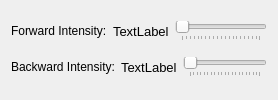
               <widget class="QWidget" name="tab_7">
                <attribute name="title">
                 <string>BOTH_FORWARD_MODE</string>
                </attribute>
                <layout class="QVBoxLayout" name="verticalLayout_12">
                 <item>
                  <layout class="QHBoxLayout" name="horizontalLayout_25">
                   <item>
                    <widget class="QLabel" name="label_30">
                     <property name="text">
                      <string>Forward Intensity:</string>
                     </property>
                    </widget>
                   </item>
                   <item alignment="Qt::AlignRight">
                    <widget class="QLabel" name="label_60">
                     <property name="font">
                      <font>
                       <family>MS Shell Dlg 2</family>
                       <pointsize>10</pointsize>
                       <weight>50</weight>
                       <italic>false</italic>
                       <bold>false</bold>
                      </font>
                     </property>
                     <property name="text">
                      <string>TextLabel</string>
                     </property>
                    </widget>
                   </item>
                   <item>
                    <widget class="QSlider" name="BOTH_FORWARD_MODEForwardSlider">
                     <property name="maximumSize">
                      <size>
                       <width>400</width>
                       <height>16777215</height>
                      </size>
                     </property>
                     <property name="minimum">
                      <number>1</number>
                     </property>
                     <property name="maximum">
                      <number>100</number>
                     </property>
                     <property name="orientation">
                      <enum>Qt::Horizontal</enum>
                     </property>
                     <property name="tickPosition">
                      <enum>QSlider::TicksBelow</enum>
                     </property>
                     <property name="tickInterval">
                      <number>5</number>
                     </property>
                    </widget>
                   </item>
                  </layout>
                 </item>
                 <item>
                  <layout class="QHBoxLayout" name="horizontalLayout_26">
                   <item>
                    <widget class="QLabel" name="label_31">
                     <property name="text">
                      <string>Backward Intensity:</string>
                     </property>
                    </widget>
                   </item>
                   <item alignment="Qt::AlignRight">
                    <widget class="QLabel" name="label_61">
                     <property name="font">
                      <font>
                       <family>MS Shell Dlg 2</family>
                       <pointsize>10</pointsize>
                       <weight>50</weight>
                       <italic>false</italic>
                       <bold>false</bold>
                      </font>
                     </property>
                     <property name="text">
                      <string>TextLabel</string>
                     </property>
                    </widget>
                   </item>
                   <item>
                    <widget class="QSlider" name="BOTH_FORWARD_MODEBackwardSlider">
                     <property name="maximumSize">
                      <size>
                       <width>400</width>
                       <height>16777215</height>
                      </size>
                     </property>
                     <property name="minimum">
                      <number>1</number>
                     </property>
                     <property name="maximum">
                      <number>100</number>
                     </property>
                     <property name="orientation">
                      <enum>Qt::Horizontal</enum>
                     </property>
                     <property name="tickPosition">
                      <enum>QSlider::TicksBelow</enum>
                     </property>
                     <property name="tickInterval">
                      <number>5</number>
                     </property>
                    </widget>
                   </item>
                  </layout>
                 </item>
                </layout>
               </widget>
